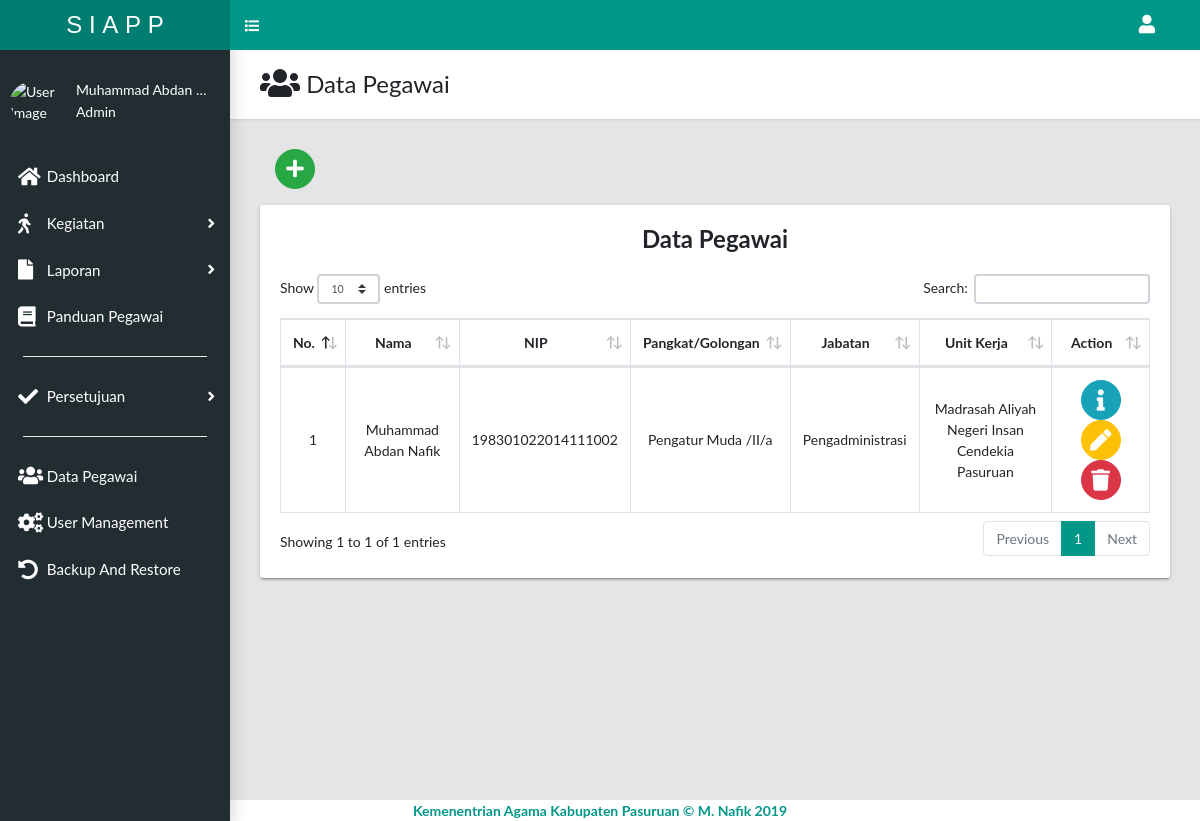
The page /app/admin/datapegawai.php (signed in) on the database its author committed.
### tables this page shows
CREATE TABLE `m_pgw` (
  `id_pgw` int(11) NOT NULL,
  `nama_pgw` varchar(255) NOT NULL,
  `nip_pgw` varchar(255) NOT NULL,
  `pangkat_pgw` varchar(255) NOT NULL,
  `jabatan_pgw` varchar(255) NOT NULL,
  `unit_kerja_pgw` varchar(255) NOT NULL,
  `no_telpn_pgw` varchar(255) NOT NULL,
  `alamat_pgw` varchar(255) NOT NULL,
  `category_pgw` varchar(255) NOT NULL,
  `img_pgw` varchar(255) NOT NULL
);

### app/admin/dataTable/datapegawai.php (the view, shortened to what this page needs)
<div class="panel panel-default" id="panelForm2">
  <div class="tile">
    <h3 class="tile-title text-center">Data Pegawai</h3>
    <div class="tile-body">
      <div class="table-responsive">
        <table cellspacing="0" class="table table-hover table-bordered" id="dataTable" width="100%">
          <thead>
            <tr>
              <th>No.</th>
              <th>Nama</th>
              <th>NIP</th>
              <th>Pangkat/Golongan</th>
              <th>Jabatan</th>
              <th>Unit Kerja</th>
              <th>Action</th>
            </tr>
          </thead>
          <tbody>
            <?php
              $qry   = mysqli_query($conn, "SELECT * FROM m_pgw ORDER BY id_pgw DESC");
              $check = mysqli_num_rows($qry);
              $no    = 1;
              if ($check > 0) {
                while ($data = mysqli_fetch_array($qry)) {
                  $nama_pgw       = $data['nama_pgw'];
                  $nip_pgw       = $data['nip_pgw'];
                  $pangkat_pgw       = $data['pangkat_pgw'];
                  $jabatan_pgw       = $data['jabatan_pgw'];
                  $unit_kerja_pgw       = $data['unit_kerja_pgw'];
                  ?>
            <tr id="row<?php echo $no; ?>">
              <td><?php echo $no; ?></td>
              <td><?php echo $nama_pgw; ?></td>
              <td><?php echo $nip_pgw; ?></td>
              <td><?php echo $pangkat_pgw; ?></td>
              <td><?php echo $jabatan_pgw; ?></td>
              <td><?php echo $unit_kerja_pgw; ?></td>
              <td>
                <button class="btn btn-info btn-circle"><i class="fas fa-info fa-lg"></i></button>
                <button class="btn btn-warning btn-circle" title="Edit" onclick="editData('<?php echo $data['id_pgw'];?>')"><i class="fas fa-pen fa-lg"></i></button>
                <button class="btn btn-danger btn-circle" title="Delete"onclick="delData('<?php echo $data['id_pgw']; ?>','<?php echo $no;?>')"><i class="fas fa-trash fa-lg"></i></button>
              </td>
            </tr>
            <?php
                  $no++;
                }
              }
              ?>
          </tbody>
        </table>
      </div>
    </div>
  </div>
</div>

### rows shown on the page
m_pgw: nama_pgw "Muhammad Abdan Nafik", nip_pgw "198301022014111002", pangkat_pgw "Pengatur Muda /II/a", jabatan_pgw "Pengadministrasi", unit_kerja_pgw "Madrasah Aliyah Negeri Insan Cendekia Pasuruan"

### other values the page prints
$_SESSION['nama_user'] "Muhammad Abdan…"
$_SESSION['category'] "Admin"
